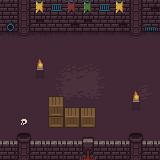

This is a level from a 2D game, rendered from its Tiled map with the project's own tilesets. A one-line summary and the complete map file follow:
An orthogonal 10x10 tile map with 16x16 px tiles, 2 tile layers (Floor, Level) and 14 objects (4x SKUserInterface, 2x SKSprite, 2x SKLight, Potion, Get Ready, ...).

<map version="1.4" tiledversion="1.4.2" orientation="orthogonal" renderorder="right-down" width="10" height="10" tilewidth="16" tileheight="16" infinite="0" nextlayerid="5" nextobjectid="16">
 <properties>
  <property name="impulseMagnitude" type="float" value="3" />
 </properties>
 <tileset firstgid="1" source="../Tilesets/Retro.tsx" />
 <layer id="1" name="Floor" width="10" height="10">
  <data encoding="csv">
101,101,101,101,101,101,101,101,101,101,
4,71,53,18,37,53,18,37,71,21,
33,87,33,34,35,35,35,35,87,35,
51,51,51,51,51,51,51,51,51,51,
51,51,51,97,98,99,100,51,51,51,
51,51,51,113,114,115,116,51,97,100,
51,51,51,129,130,131,132,51,129,132,
51,51,51,51,51,51,51,51,51,51,
51,51,51,51,51,51,51,51,51,51,
51,51,51,51,51,51,51,51,51,51
</data>
 </layer>
 <objectgroup id="3" name="Objects">
  <object id="1" name="Weapon" type="SKSprite" gid="105" x="11.8299" y="97.609" width="16" height="16">
   <properties>
    <property name="castsShadowsByMask" type="int" value="1" />
   </properties>
  </object>
  <object id="2" name="Potion" gid="189" x="119.124" y="69.6098" width="16" height="16" />
  <object id="4" name="Get Ready" x="36.708" y="71.101" width="89.5469" height="18.8438">
   <text fontfamily="Courier New" pixelsize="8" wrap="1" color="#ffffff" halign="center" valign="center">Ready Player One</text>
  </object>
  <object id="5" name="Credits" x="0.106724" y="143.868" width="159.917" height="19.0617">
   <text fontfamily="Courier New" pixelsize="7" wrap="1" color="#ffffff" halign="center" valign="center">Tileset from: https://0x72.itch.io/16x16-dungeon-tileset</text>
  </object>
  <object id="6" name="Bomb" gid="64" x="102.993" y="134.525" width="16" height="16" />
  <object id="7" name="Player One" type="SKSprite" gid="253" x="72.66" y="96.4893" width="16" height="16">
   <properties>
    <property name="affectedByGravity" type="bool" value="true" />
    <property name="castsShadowsByMask" type="int" value="1" />
    <property name="isDynamic" type="bool" value="true" />
    <property name="litByMask" type="int" value="0" />
    <property name="physicsCategory" type="int" value="1" />
    <property name="physicsCollisionMask" type="int" value="1" />
    <property name="physicsContactMask" type="int" value="1" />
   </properties>
  </object>
  <object id="8" name="Edge Loop" type="SKEdgeLoop" x="0.728307" y="32.2276" visible="0">
   <properties>
    <property name="affectedByGravity" type="bool" value="false" />
    <property name="physicsCategory" type="int" value="1" />
    <property name="physicsCollisionMask" type="int" value="1" />
    <property name="physicsContactMask" type="int" value="1" />
   </properties>
   <polygon points="0,0 15.8407,0 18.7539,3.09531 26.5832,3.27738 30.4068,0 128.728,-0.182077 130.731,3.09531 138.56,3.45946 142.384,0 158.771,0 159.135,119.26 -0.182077,119.442" />
  </object>
  <object id="9" name="Crates" type="SKShape" x="48.7966" y="113.798" width="47.34" height="14.202" visible="0">
   <properties>
    <property name="affectedByGravity" type="bool" value="false" />
    <property name="isDynamic" type="bool" value="false" />
    <property name="physicsCategory" type="int" value="1" />
    <property name="physicsCollisionMask" type="int" value="1" />
    <property name="physicsContactMask" type="int" value="1" />
   </properties>
  </object>
  <object id="10" name="Torch 1" type="SKLight" x="40.0569" y="74.1053">
   <properties>
    <property name="lightCategory" type="int" value="1" />
    <property name="lightColor" type="color" value="#fffd8008" />
   </properties>
   <point />
  </object>
  <object id="11" name="Torch 2" type="SKLight" x="135.701" y="105.647">
   <properties>
    <property name="lightCategory" type="int" value="1" />
    <property name="lightColor" type="color" value="#fffd8008" />
   </properties>
   <point />
  </object>
 </objectgroup>
 <layer id="2" name="Level" width="10" height="10">
  <data encoding="csv">
18,71,80,8,77,78,8,80,71,37,
0,0,0,0,0,0,0,0,0,0,
0,0,0,0,0,0,0,0,0,0,
0,0,153,0,0,0,0,0,0,0,
0,0,169,0,0,0,0,0,0,0,
0,0,0,0,0,0,0,0,153,0,
0,0,0,103,102,102,0,0,169,0,
0,50,0,119,118,118,0,0,0,0,
2,55,2,2,2,49,2,2,55,2,
19,71,19,19,19,65,19,19,71,19
</data>
 </layer>
 <objectgroup id="4" name="User Interface">
  <object id="12" name="Player Down" type="SKUserInterface" x="17.659" y="27.3458" rotation="180">
   <properties>
    <property name="actionTarget" type="object" value="7" />
    <property name="fillColor" type="color" value="#ffffffff" />
    <property name="interactionBeganActionKey" value="impulseDown" />
    <property name="userInteraction" type="bool" value="true" />
   </properties>
   <polygon points="0.478261,0.0434783 -3.27738,6.37269 4.36984,6.37269" />
  </object>
  <object id="13" name="Player Up" type="SKUserInterface" x="16.4659" y="5.38636">
   <properties>
    <property name="actionTarget" type="object" value="7" />
    <property name="fillColor" type="color" value="#ffffffff" />
    <property name="interactionBeganActionKey" value="impulseUp" />
    <property name="userInteraction" type="bool" value="true" />
   </properties>
   <polygon points="0.478261,0.0434783 -3.27738,6.37269 4.36984,6.37269" />
  </object>
  <object id="14" name="Player Left" type="SKUserInterface" x="6.125" y="16.8409" rotation="270">
   <properties>
    <property name="actionTarget" type="object" value="7" />
    <property name="fillColor" type="color" value="#ffffffff" />
    <property name="interactionBeganActionKey" value="impulseLeft" />
    <property name="userInteraction" type="bool" value="true" />
   </properties>
   <polygon points="0.478261,0.0434783 -3.27738,6.37269 4.36984,6.37269" />
  </object>
  <object id="15" name="Player Right" type="SKUserInterface" x="27.9318" y="15.7159" rotation="90">
   <properties>
    <property name="actionTarget" type="object" value="7" />
    <property name="fillColor" type="color" value="#ffffffff" />
    <property name="interactionBeganActionKey" value="impulseRight" />
    <property name="userInteraction" type="bool" value="true" />
   </properties>
   <polygon points="0.478261,0.0434783 -3.27738,6.37269 4.36984,6.37269" />
  </object>
 </objectgroup>
</map>
